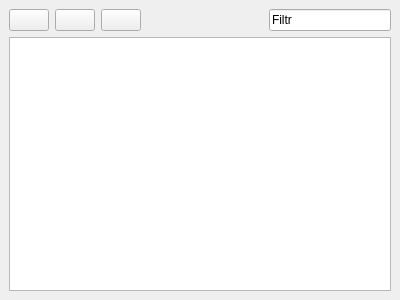
<?xml version="1.0" encoding="UTF-8"?>
<ui version="4.0">
 <class>PlayersTab</class>
 <widget class="QWidget" name="PlayersTab">
  <property name="geometry">
   <rect>
    <x>0</x>
    <y>0</y>
    <width>400</width>
    <height>300</height>
   </rect>
  </property>
  <property name="windowTitle">
   <string>Form</string>
  </property>
  <layout class="QVBoxLayout" name="verticalLayout">
   <property name="margin">
    <number>0</number>
   </property>
   <item>
    <widget class="QStackedWidget" name="stackedWidget">
     <property name="currentIndex">
      <number>0</number>
     </property>
     <widget class="QWidget" name="page">
      <layout class="QVBoxLayout" name="verticalLayout_2">
       <item>
        <layout class="QHBoxLayout" name="horizontalLayout_3">
         <item>
          <widget class="QPushButton" name="btnAdd">
           <property name="toolTip">
            <string>Add player</string>
           </property>
           <property name="text">
            <string/>
           </property>
           <property name="icon">
            <iconset resource="../resources.qrc">
             <normaloff>:/icons/icons/add-player-22.png</normaloff>:/icons/icons/add-player-22.png</iconset>
           </property>
           <property name="iconSize">
            <size>
             <width>22</width>
             <height>22</height>
            </size>
           </property>
          </widget>
         </item>
         <item>
          <widget class="QPushButton" name="btnEdit">
           <property name="toolTip">
            <string>Edit player</string>
           </property>
           <property name="text">
            <string/>
           </property>
           <property name="icon">
            <iconset resource="../resources.qrc">
             <normaloff>:/icons/icons/edit-22.png</normaloff>:/icons/icons/edit-22.png</iconset>
           </property>
           <property name="iconSize">
            <size>
             <width>22</width>
             <height>22</height>
            </size>
           </property>
          </widget>
         </item>
         <item>
          <widget class="QPushButton" name="btnDelete">
           <property name="toolTip">
            <string>Delete players</string>
           </property>
           <property name="text">
            <string/>
           </property>
           <property name="icon">
            <iconset resource="../resources.qrc">
             <normaloff>:/icons/icons/delete-player-22.png</normaloff>:/icons/icons/delete-player-22.png</iconset>
           </property>
           <property name="iconSize">
            <size>
             <width>22</width>
             <height>22</height>
            </size>
           </property>
          </widget>
         </item>
         <item>
          <spacer name="horizontalSpacer_2">
           <property name="orientation">
            <enum>Qt::Horizontal</enum>
           </property>
           <property name="sizeHint" stdset="0">
            <size>
             <width>40</width>
             <height>20</height>
            </size>
           </property>
          </spacer>
         </item>
         <item>
          <widget class="QLineEdit" name="lineEdit_2">
           <property name="text">
            <string>Filtr</string>
           </property>
          </widget>
         </item>
        </layout>
       </item>
       <item>
        <widget class="QTreeView" name="treePlayers">
         <property name="editTriggers">
          <set>QAbstractItemView::NoEditTriggers</set>
         </property>
         <property name="selectionMode">
          <enum>QAbstractItemView::ExtendedSelection</enum>
         </property>
         <property name="rootIsDecorated">
          <bool>false</bool>
         </property>
         <property name="itemsExpandable">
          <bool>false</bool>
         </property>
         <property name="sortingEnabled">
          <bool>true</bool>
         </property>
         <property name="expandsOnDoubleClick">
          <bool>false</bool>
         </property>
        </widget>
       </item>
      </layout>
     </widget>
     <widget class="QWidget" name="page_2">
      <layout class="QVBoxLayout" name="verticalLayout_4">
       <item>
        <layout class="QHBoxLayout" name="horizontalLayout_4">
         <item>
          <widget class="QPushButton" name="btnBackToPlayersList">
           <property name="toolTip">
            <string>Show players list</string>
           </property>
           <property name="text">
            <string>Players list</string>
           </property>
           <property name="icon">
            <iconset resource="../resources.qrc">
             <normaloff>:/icons/icons/back-22.png</normaloff>:/icons/icons/back-22.png</iconset>
           </property>
           <property name="iconSize">
            <size>
             <width>22</width>
             <height>22</height>
            </size>
           </property>
          </widget>
         </item>
         <item>
          <spacer name="horizontalSpacer_3">
           <property name="orientation">
            <enum>Qt::Horizontal</enum>
           </property>
           <property name="sizeHint" stdset="0">
            <size>
             <width>40</width>
             <height>20</height>
            </size>
           </property>
          </spacer>
         </item>
        </layout>
       </item>
       <item>
        <layout class="QHBoxLayout" name="horizontalLayout">
         <item>
          <widget class="QLabel" name="photo">
           <property name="minimumSize">
            <size>
             <width>128</width>
             <height>0</height>
            </size>
           </property>
           <property name="maximumSize">
            <size>
             <width>128</width>
             <height>16777215</height>
            </size>
           </property>
           <property name="text">
            <string/>
           </property>
           <property name="pixmap">
            <pixmap resource="../resources.qrc">:/icons/icons/player-128.png</pixmap>
           </property>
          </widget>
         </item>
         <item>
          <layout class="QVBoxLayout" name="verticalLayout_3">
           <item>
            <widget class="QLabel" name="txtPlayerName">
             <property name="font">
              <font>
               <pointsize>24</pointsize>
               <weight>75</weight>
               <bold>true</bold>
              </font>
             </property>
             <property name="text">
              <string>Player name</string>
             </property>
            </widget>
           </item>
           <item>
            <widget class="QLabel" name="txtNumber">
             <property name="text">
              <string>Number:</string>
             </property>
            </widget>
           </item>
           <item>
            <widget class="QLabel" name="txtPost">
             <property name="text">
              <string>Post:</string>
             </property>
            </widget>
           </item>
           <item>
            <widget class="QLabel" name="txtBirth">
             <property name="text">
              <string>Day of birth:</string>
             </property>
            </widget>
           </item>
           <item>
            <widget class="QLabel" name="txtAddress">
             <property name="text">
              <string>Address:</string>
             </property>
            </widget>
           </item>
           <item>
            <widget class="QLabel" name="txtPhone">
             <property name="text">
              <string>Phone:</string>
             </property>
            </widget>
           </item>
           <item>
            <widget class="QLabel" name="txtMail">
             <property name="text">
              <string>E-mail:</string>
             </property>
            </widget>
           </item>
          </layout>
         </item>
        </layout>
       </item>
       <item>
        <widget class="QLabel" name="label">
         <property name="font">
          <font>
           <pointsize>16</pointsize>
           <weight>75</weight>
           <bold>true</bold>
          </font>
         </property>
         <property name="text">
          <string>Statistics</string>
         </property>
        </widget>
       </item>
       <item>
        <spacer name="verticalSpacer">
         <property name="orientation">
          <enum>Qt::Vertical</enum>
         </property>
         <property name="sizeHint" stdset="0">
          <size>
           <width>20</width>
           <height>40</height>
          </size>
         </property>
        </spacer>
       </item>
      </layout>
     </widget>
    </widget>
   </item>
  </layout>
 </widget>
 <resources>
  <include location="../resources.qrc"/>
 </resources>
 <connections/>
</ui>
